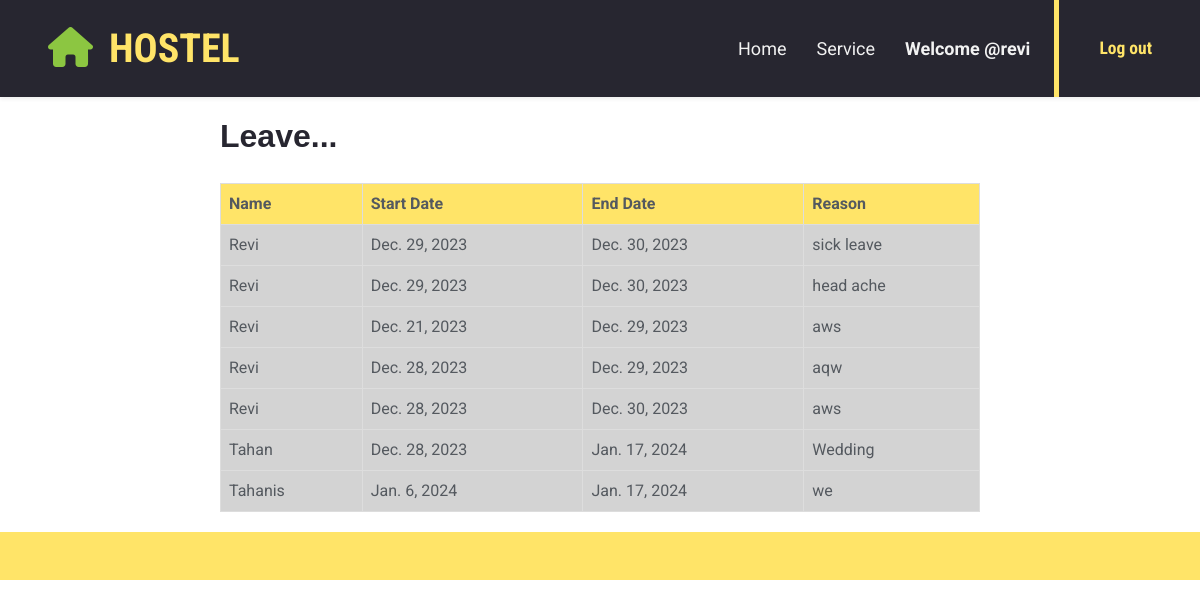
/viewleave/ (signed in), run on the app's committed database.
### hostel/models.py (models this page shows, shortened)
class LeaveRequest(models.Model):
    user=models.ForeignKey(User,on_delete=models.CASCADE)
    start_date=models.DateField()
    end_date=models.DateField()
    reason=models.CharField(max_length=550)

### hostel/views.py (the view)
# urls.py: path('viewleave/',views.ViewLeaveRequest,name='view-leave'),
@login_required
def ViewLeaveRequest(request):
    leave=LeaveRequest.objects.all()
    context={
        'leave':leave,
    }
    return render(request,'view_leave.html',context)

### templates/view_leave.html
{% extends "base.html" %}
{% load static %}
{% block content %}
<div style="max-width: 800px; margin: 0 auto; padding: 20px;">
    <h2 style="font-family: Arial, sans-serif;">Leave...</h2>
    <table style="display: inline-table; border-collapse: collapse; margin-top: 20px; width: 100%;">
        <thead>
            <tr class="bg-primary">
                <th style="border: 1px solid #ddd; padding: 8px; text-align: left;">Name</th>
                <th style="border: 1px solid #ddd; padding: 8px; text-align: left;">Start Date</th>
                <th style="border: 1px solid #ddd; padding: 8px; text-align: left;">End Date</th>
                <th style="border: 1px solid #ddd; padding: 8px; text-align: left;">Reason</th>
            </tr>
        </thead>
        <tbody>
            {% for view in leave %}
                <tr style="background-color:lightgrey;">
                    <td style="border: 1px solid #ddd; padding: 8px; text-align: left;">{{ view.user.username|capfirst }}</td>
                    <td style="border: 1px solid #ddd; padding: 8px; text-align: left;">{{ view.start_date }}</td>
                    <td style="border: 1px solid #ddd; padding: 8px; text-align: left;">{{ view.end_date }}</td>
                    <td style="border: 1px solid #ddd; padding: 8px; text-align: left;">{{ view.reason }}</td>
                </tr>
            {% endfor %}
        </tbody>
    </table>
</div>
    {% endblock  %}

### templates/base.html (shortened to what this page needs)
{% load static %}
<!DOCTYPE html>
<html lang="en">
<head>
    <link href="{% static 'https://cdnjs.cloudflare.com/ajax/libs/font-awesome/5.15.0/css/all.min.css' %}" rel="stylesheet">
    <link href="{% static 'https://cdn.jsdelivr.net/npm/bootstrap-icons@1.4.1/font/bootstrap-icons.css' %}" rel="stylesheet">
    <link href="{% static 'lib/owlcarousel/assets/owl.carousel.min.css' %}" rel="stylesheet">
    <link href="{% static 'css/bootstrap.min.css' %}" rel="stylesheet">
    <link href="{% static 'css/style.css' %}" rel="stylesheet">
    <link href="{% static 'css/fake.css' %}" rel="stylesheet">
</head>
<body>
    <nav class="navbar navbar-expand-lg bg-dark navbar-dark shadow-sm px-5 py-3 py-lg-0">
        <a href="{% url "index" %}" class="navbar-brand p-0">
            <h1 class="m-0 text-uppercase text-primary"><i class="fa fa-home text-secondary me-3"></i>Hostel</h1>
        </a>
        <div class="collapse navbar-collapse" id="navbarCollapse">
            <div class="navbar-nav ms-auto py-0 pe-4 border-end border-5 border-primary">
                <a href="{% url "index" %}" class="nav-item nav-link a">Home</a>
                <a href="#fow" class="nav-item nav-link ">Service</a>
                {% if request.user.is_authenticated %}
                <a href="{% url "userprofile" %}" ><b class="nav-item nav-link ">Welcome @{{request.user.username}}</b></a>
                {% endif %}
            </div>
            <div class="d-none d-lg-flex align-items-center ps-4">
                <div>
                    {% if request.user.is_authenticated %}
                    <a href="{% url "logout" %}"><h5 class="text-primary mb-1"><small>Log out</small></h5></a>
                    {% else %}
                    <a href="{% url "login" %}"><h5 class="text-primary mb-1"><small>Log in</small></h5></a>
                    {% endif %}
                </div>
            </div>
        </div>
    </nav>
{% block content %}
{% endblock %}
   <div class="container-fluid bg-primary text-dark py-4">
</div>
</body>
</html>

### static/css/style.css (style rules this page uses)
:root { --primary: #FFE468; --secondary: #8CC641; --light: #F2F2F2; --dark: #272630; }
.navbar-dark .navbar-nav .nav-link { position: relative; margin-left: 30px; padding: 35px 0; font-size: 18px; color: var(--light); outline: none; transition: .5s; }
@media (min-width: 992px) { .navbar-dark .navbar-nav .nav-link::before { position: absolute; content: ""; width: 0; height: 5px; bottom: 0; left: 50%; background: var(--primary); transition: .5s; } }

### data on the page
LeaveRequest: user.username "Revi", start_date "Dec. 29, 2023", end_date "Dec. 30, 2023", reason "sick leave"
LeaveRequest: user.username "Revi", start_date "Dec. 29, 2023", end_date "Dec. 30, 2023", reason "head ache"
LeaveRequest: user.username "Revi", start_date "Dec. 21, 2023", end_date "Dec. 29, 2023", reason "aws"
LeaveRequest: user.username "Revi", start_date "Dec. 28, 2023", end_date "Dec. 29, 2023", reason "aqw"
LeaveRequest: user.username "Revi", start_date "Dec. 28, 2023", end_date "Dec. 30, 2023", reason "aws"
LeaveRequest: user.username "Tahan", start_date "Dec. 28, 2023", end_date "Jan. 17, 2024", reason "Wedding"
LeaveRequest: user.username "Tahanis", start_date "Jan. 6, 2024", end_date "Jan. 17, 2024", reason "we"

### other printed values
{{ request.user.username }} "revi"
